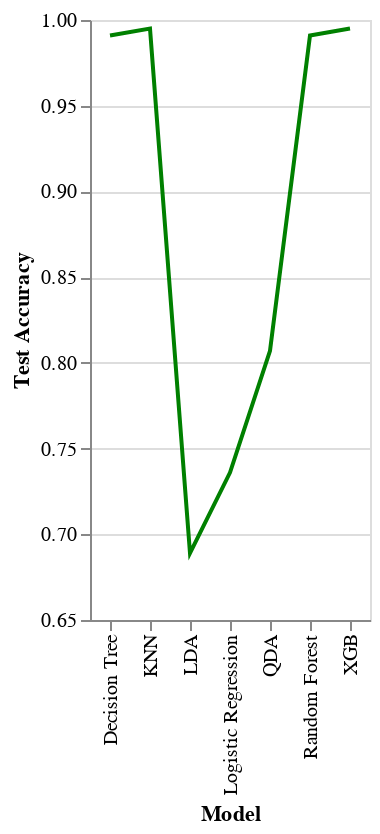

Write notebook code for a chart like this one.
### Code cell
test_plot

### Figure 1 — Vega-Lite specification as saved in the notebook (floating-point values rounded to 4 significant figures)
{"config": {"view": {"continuousWidth": 300, "continuousHeight": 300}}, "data": {"name": "data-7048bf2e99a6153a4ad4248c8f5840f9"}, "mark": {"type": "line", "color": "Green"}, "encoding": {"x": {"field": "Model", "type": "nominal"}, "y": {"field": "Test Accuracy", "scale": {"domain": [0.65, 1.0]}, "type": "quantitative"}}, "$schema": "https://vega.github.io/schema/vega-lite/v5.8.0.json", "datasets": {"data-7048bf2e99a6153a4ad4248c8f5840f9": [{"Model": "Logistic Regression", "Train Accuracy": 0.799, "Test Accuracy": 0.736, "CV_accuracy": 0.754}, {"Model": "LDA", "Train Accuracy": 0.727, "Test Accuracy": 0.689, "CV_accuracy": 0.741}, {"Model": "QDA", "Train Accuracy": 0.848, "Test Accuracy": 0.807, "CV_accuracy": 0.818}, {"Model": "KNN", "Train Accuracy": 1.0, "Test Accuracy": 0.995, "CV_accuracy": 0.998}, {"Model": "Decision Tree", "Train Accuracy": 1.0, "Test Accuracy": 0.991, "CV_accuracy": 0.994}, {"Model": "Random Forest", "Train Accuracy": 1.0, "Test Accuracy": 0.991, "CV_accuracy": 0.999}, {"Model": "XGB", "Train Accuracy": 1.0, "Test Accuracy": 0.995, "CV_accuracy": 1.0}]}}
